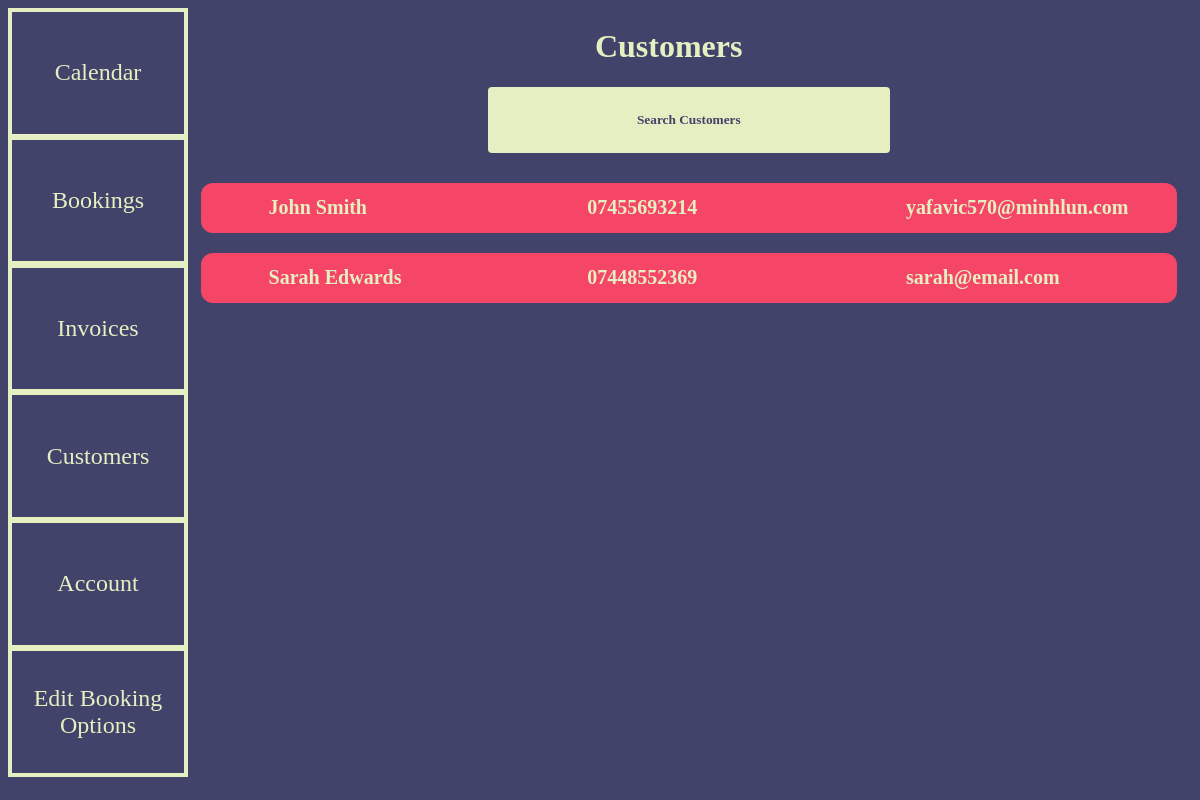
Screenshot of /manager-customers (signed in) with the database file from the repository.
### tables this page shows
CREATE TABLE Customers (
                id INTEGER PRIMARY KEY, 
                FirstName TEXT,
                LastName TEXT, 
                EmailAddress TEXT,
                PhoneNumber TEXT,
                AccountID TEXT,
               
                FOREIGN KEY (AccountID) REFERENCES Accounts (id) ON DELETE CASCADE);

### Coursework/app.py (the view)
@app.route("/manager-customers", methods=['GET', 'POST'])
def ManagerCustomers():
    try:
        session.pop('View')
    except:
        pass
    if session['IsAdmin'] == True:
        CustomerArray = GetEntireTable('Customers')
        return render_template("ManagerCustomers.html", CustomerArray=CustomerArray)
    return redirect("/")

### Coursework/RetrieveDataFromDatabase.py (called while the page is built)
def GetEntireTable(Table):
    connection = sqlite3.connect('System.db')
    cursor = connection.cursor()
    cursor.execute(f'SELECT * FROM {Table}')
    Array = cursor.fetchall()
    Array = [list(row) for row in Array]
    connection.commit()
    connection.close()
    return Array

### Coursework/templates/ManagerCustomers.html (shortened to what this page needs)
{% extends "BaseManagerNavBar.html" %}
{% block contents %}
<div class="container">
    <h1 style="margin-top: 2%; margin-left: -4%;">Customers</h1>
    <div class="book-button-container">
        <button class="book-button" onclick="toggleSearchMenu()">Search Customers</button>
    </div>
    {% for Customer in CustomerArray %}
    <div class="customer-box" id="{{ Customer[0] }}">
        <h1 class="customer-name" style="padding: 0% 5%; width: 33%;">{{ Customer[1] }} {{ Customer[2] }}</h1>
        <h1 class="customer-phone" style="padding: 0% 5%; width: 33%;">{{ Customer[4] }}</h1>
        <h1 class="customer-email" style="padding: 0% 5%; width: 33%;">{{ Customer[3] }}</h1>
    </div>
    {% endfor %}
</div>
{% endblock %}

### Coursework/templates/ManagerCustomers.html (style rules this page uses)
.container { margin-left: 15%; display: flex; flex-direction: column; justify-content: center; align-items: center; font-family: Tahoma; color: #E5EFC1; text-align: center; }
.book-button-container { display: flex; align-items: center; justify-content: center; width: 40%; flex-direction: column; background-color: #E5EFC1; border-radius: 4px; margin-bottom: 3%; }
.book-button { background-color: #E5EFC1; color: #42436a; border: none; font-family: Tahoma; margin: 2%; width: 100%; height: 50px; font-weight: 700; border-radius: 4px; cursor: pointer; }
.customer-box { display: flex; flex-direction: row; align-items: center; background-color: #f64668; color: #E5EFC1; border-radius: 12px; width: 95%; text-align: left; padding-left: 2%; margin-bottom: 2%; font-size: x-small; }

### rows the page displays
Customers: FirstName "John", LastName "Smith", PhoneNumber "07455693214", EmailAddress "yafavic570@minhlun.com"
Customers: FirstName "Sarah", LastName "Edwards", PhoneNumber "07448552369", EmailAddress "sarah@email.com"
